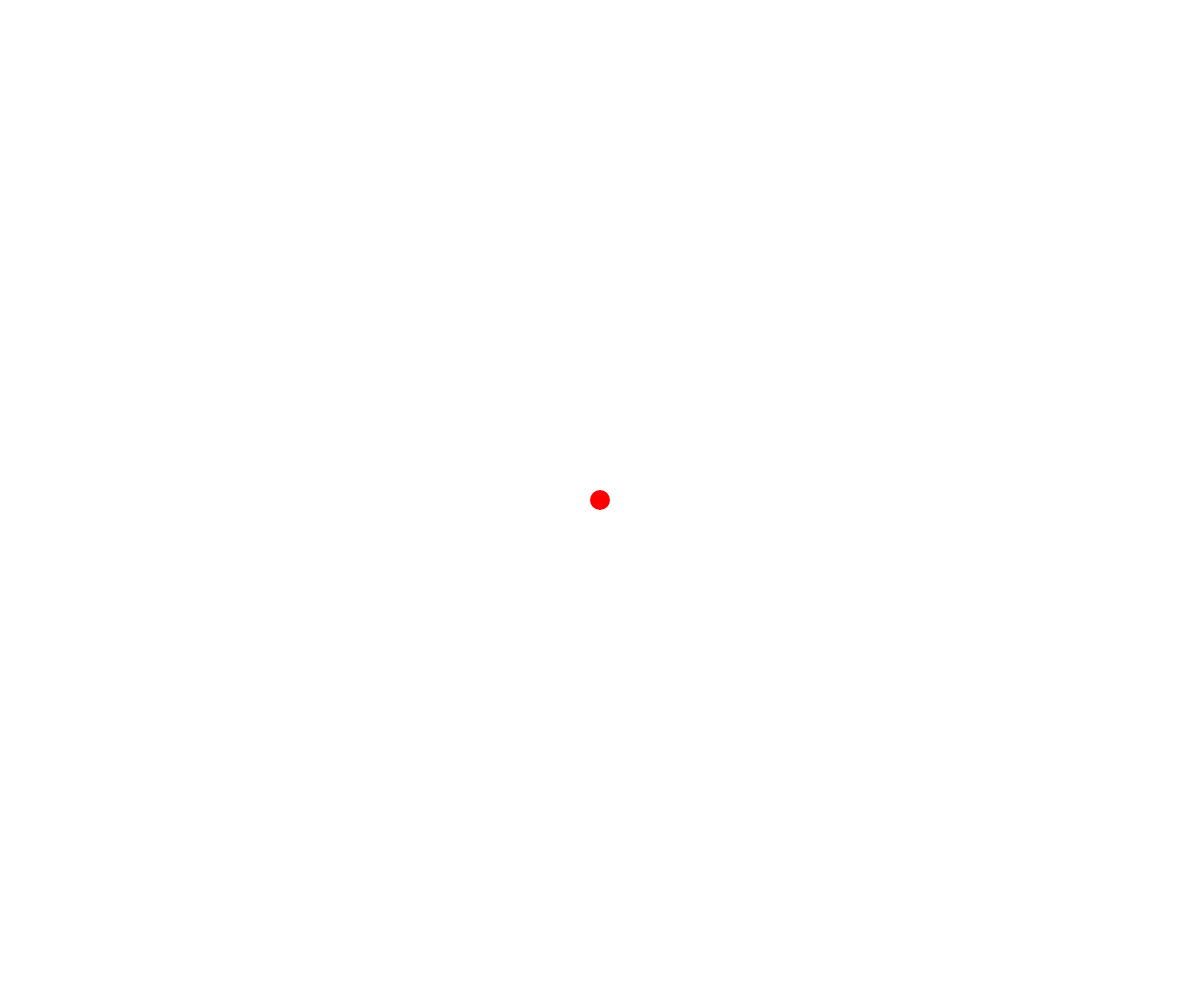
Frame 1 (no input)
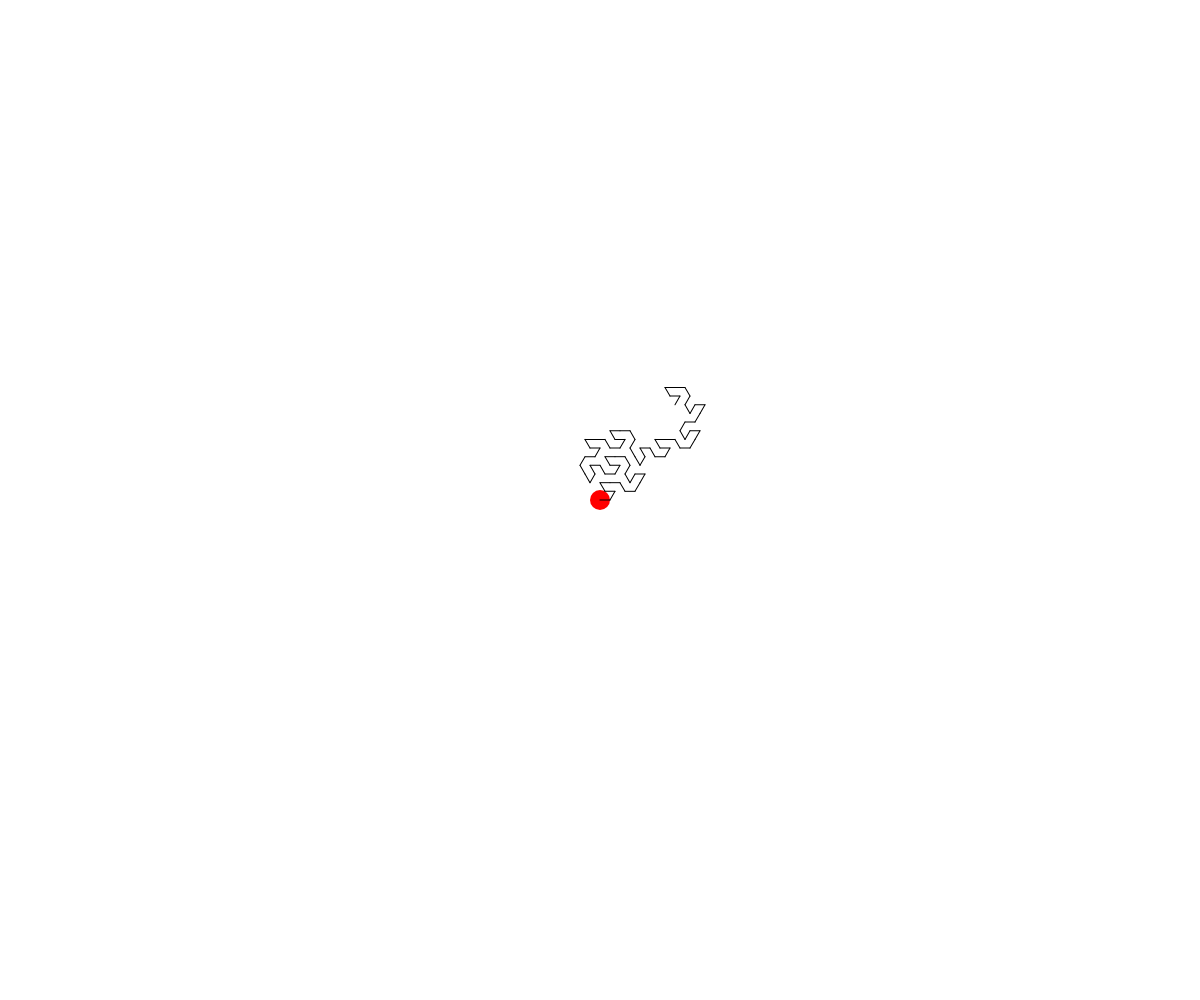
Frame 60 (no input)
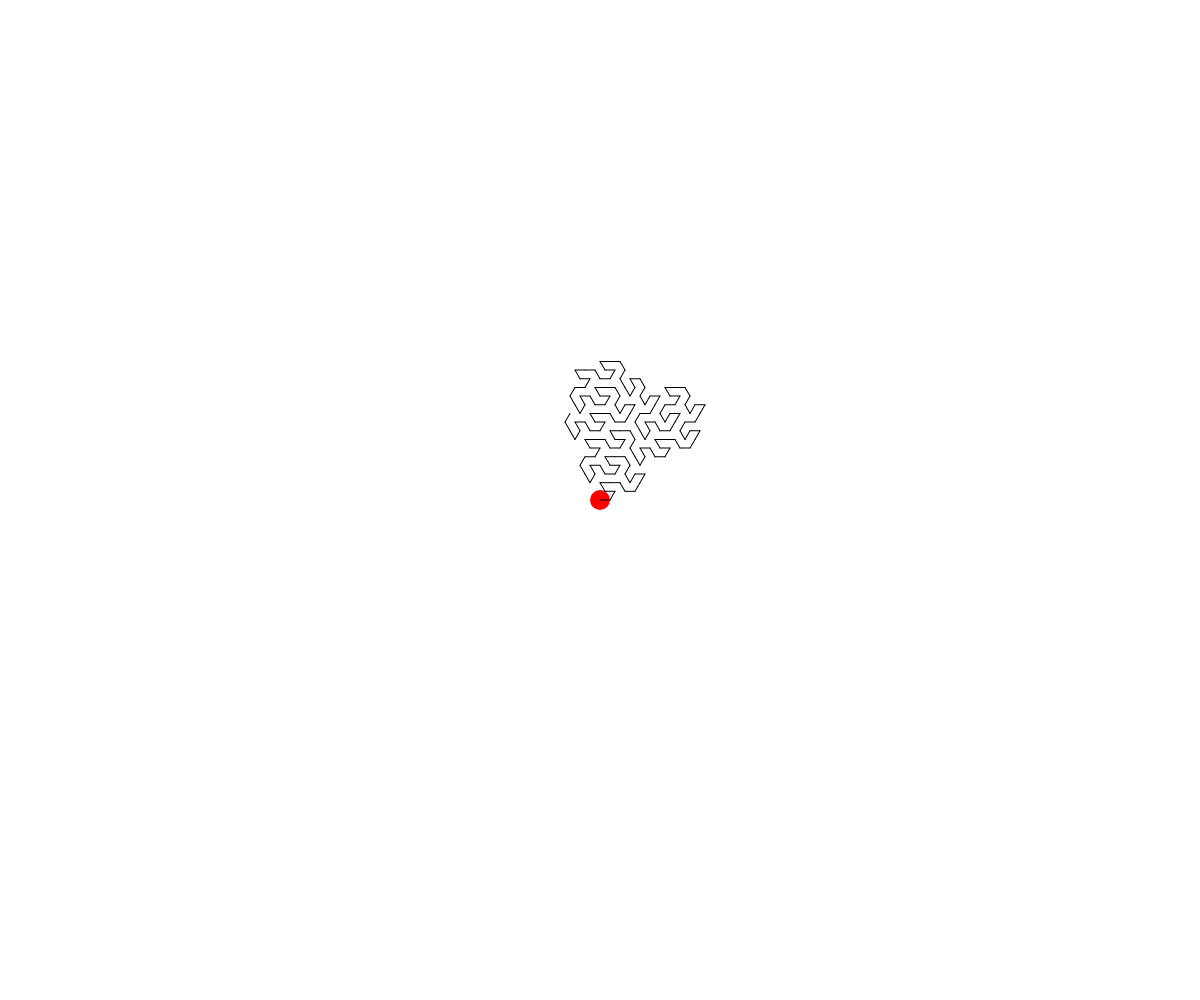
Frame 120 (the mouse pressed at the canvas centre since frame 60)

The p5.js sketch that drew these frames (run headless with seeded random() and noise() and a simulated clock; from frame 60 on, the mouse is pressed at the canvas centre):

// p5.js sketch
// ── sketch.js
// // A Koch snowflake
// let axiom = 'F';
// let rules = {
//   'F': 'F+F--F+F',
//   '+': '+',
//   '-': '-'
// };
// let generations = 4;
// let segmentLength = 10;
// let angle = 60;

// // A quadratic Koch snowflake
// let axiom = 'F';
// let rules = {
//   'F': 'F+F-F-F+F',
//   '+': '+',
//   '-': '-'
// };
// let generations = 4;
// let segmentLength = 10;
// let angle = 90;

// // A quadratic Koch island
// let axiom = 'F-F-F-F';
// let rules = {
//   'F': 'F+FF-FF-F-F+F+FF-F-F+F+FF+FF-F',
//   '+': '+',
//   '-': '-'
// };
// let generations = 2;
// let segmentLength = 10;
// let angle = 90;

// // Islands and lakes!
// let axiom = 'F+F+F+F';
// let rules = {
//   'F': 'F+f-FF+F+FF+Ff+FF-f+FF-F-FF-Ff-FFF',
//   'f': 'ffffff',
//   '+': '+',
//   '-': '-'
// };
// let generations = 2;
// let segmentLength = 10;
// let angle = 90;

// // Sierpinski gasket!
// let axiom = 'A';
// let rules = {
//   'A': 'B-A-B',
//   'B': 'A+B+A',
//   '+': '+',
//   '-': '-'
// };
// let generations = 6;
// let segmentLength = 10;
// let angle = 60;

// Hexagonal Gosper curve
let axiom = 'L';
let rules = {
  'L': 'L+R++R-L--LL-R+',
  'R': '-L+RR++R+L--L-R',
  '+': '+',
  '-': '-'
};
let generations = 5;
let segmentLength = 10;
let angle = 60;




// Generate a few generations of the L-system
let sequence = generateSequence(generations, axiom, rules);
console.log(sequence);

let limit = 0;
let nodes = [];

// p5.js setup
function setup() {
  createCanvas(windowWidth, windowHeight);

  nodes.push(new Draggable(windowWidth / 2, windowHeight / 2, 10));
}

// p5.js draw
function draw() {
  background(255);
  
  for (let node of nodes) {
    node.update();
    node.render();
  }
  
  // Place and orient the transformation matrix
  translate(nodes[0].x, nodes[0].y);
  rotate(radians(0));
  
  turtleDraw(sequence, limit);
  
  // angle -= 0.5;
  limit += 3;
}



// ███████╗██╗   ██╗███╗   ██╗ ██████╗███████╗
// ██╔════╝██║   ██║████╗  ██║██╔════╝██╔════╝
// █████╗  ██║   ██║██╔██╗ ██║██║     ███████╗
// ██╔══╝  ██║   ██║██║╚██╗██║██║     ╚════██║
// ██║     ╚██████╔╝██║ ╚████║╚██████╗███████║
// ╚═╝      ╚═════╝ ╚═╝  ╚═══╝ ╚═════╝╚══════╝
//                                            

// A function that parses a sentence and moves the turtle
function turtleDraw(seq, lim) {
  let top = min(seq.length, lim)
  for (let i = 0; i < top; i++) {
    moveTurtle(seq[i]);
  }
}

// Individual turtle actions per letter
function moveTurtle(letter) {
  switch(letter) {
    // Move forward drawing a line
    case 'F':
    case 'A':
    case 'B':
    case 'R':
    case 'L':
      line(0, 0, segmentLength, 0);
      translate(segmentLength, 0);
      break;
      
    // Move forward without drawing a line
    case 'f':
      translate(segmentLength, 0);
      break;
    
    // Rotate to the left
    case '+':
      rotate(radians(-angle));
      break;
      
    // Rotate to the right
    case '-':
      rotate(radians(angle));
      break;
    
    // Do nothing if unknown letter
    default:
      break;
  }
}


// Computes a few generations of a L-system
function generateSequence(gens, init, rules) {
  let next = init;

  for (let i = 0; i < gens; i++) {
    next = applyRules(next, rules);
  }

  return next;
}

// Generates a new sentence by applying rules to a previous one
function applyRules(sentence, rules) {
  let newSentence = "";

  for (let i = 0; i < sentence.length; i++) {
    let letter = sentence[i];
    let child = rules[letter];
    newSentence += child;
  }

  return newSentence;
}




// When mouse is clicked, find the neares node and drag it.
function mousePressed() {
  for (let node of nodes) {
    if (node.isInside(mouseX, mouseY)) {
      node.dragged = true;
      break;
    }
  }
}

// When mouse is released, undrag all nodes.
function mouseReleased() {
  for (let node of nodes) {
    node.dragged = false;
  }
}

// A quick implementation of a circle that can be dragged with the mouse.
class Draggable {
  constructor(x, y, r) {
    this.x = x;
    this.y = y;
    this.r = r;
    this.dragged = false;
  }
  
  update() {
    if (this.dragged) {
      this.x = mouseX;
      this.y = mouseY;
    }
  }
  
  render() {
    push();
    fill(255, 0, 0);
    noStroke();
    circle(this.x, this.y, 2 * this.r);
    pop();
  }
  
  isInside(x, y) {
    let d = dist(this.x, this.y, x, y);
    let inside = d <= this.r;
    return inside;
  }
}
